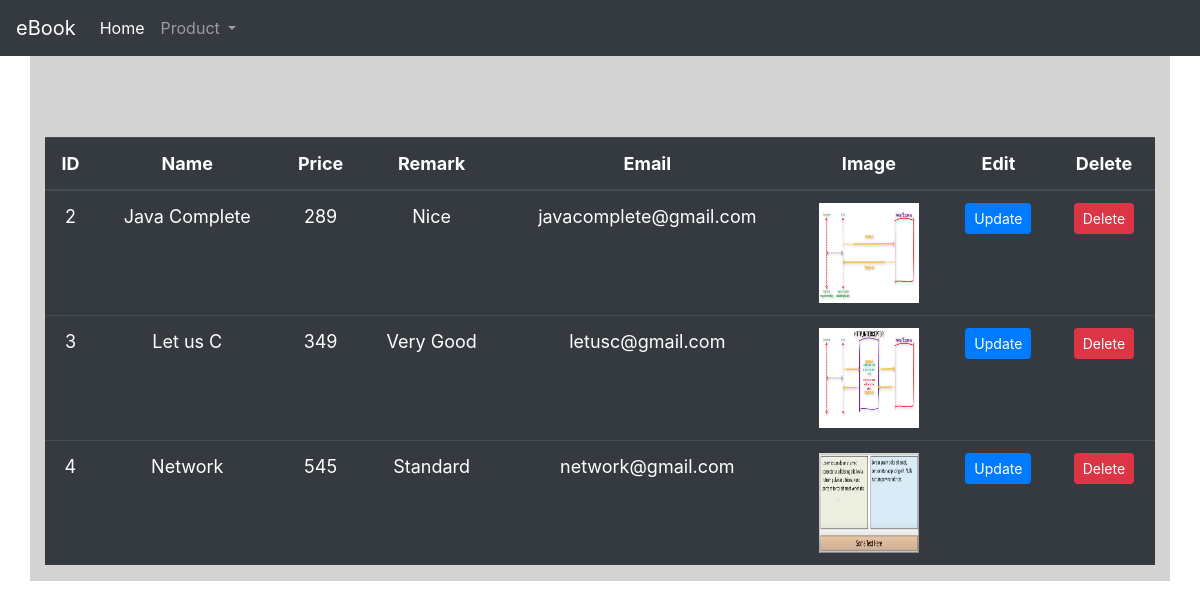
Page /product/retrieve/ on the committed database.
### app_product/models.py (models this page shows)
class Product(models.Model):
    name = models.CharField(max_length=30,verbose_name="Enter Product Name")
    price = models.IntegerField(verbose_name="Enter Price")
    remark = models.CharField(max_length=30,verbose_name="Enter Remark")
    email = models.EmailField(max_length=254,verbose_name="Enter Email")
    image = models.ImageField(upload_to='pic_upload',verbose_name="Upload Image")

### app_product/views.py (the view)
# urls.py: path('retrieve/',views.retrieve,name='retrieve'),
def retrieve(request):
    allproducts = Product.objects.all()
    return render(request,'app_product/display.html',{'allproducts':allproducts})

### app_product/templates/app_product/display.html
{% extends 'base.html' %}
{% block content%}
<br><br><br>
    <table class="table table-dark table-hover">
        <thead>
            <th>ID</th>
            <th>Name</th>
            <th>Price</th>
            <th>Remark</th>
            <th>Email</th>
            <th>Image</th>
            <th>Edit</th>
            <th>Delete</th>
        </thead>
        {% for product in allproducts %}
            <tr>
                <td>{{product.id}}</td>
                <td>{{product.name}}</td>
                <td>{{product.price}}</td>
                <td>{{product.remark}}</td>
                <td>{{product.email}}</td>
                <td><img src="{{product.image.url}}" alt="" style="width:100px; height: 100px;"></td>
                <td><a href="#" class="btn btn-primary btn-sm">Update</a></td>
                <td><a href="#" class="btn btn-danger btn-sm">Delete</a></td>
            </tr>
        {% endfor %}
    </table>
{% endblock %}

### templates/base.html (shortened to what this page needs)
{% load static %}
<!doctype html>
<html lang="en">
  <head>
    <link rel="stylesheet" href='{% static "css/style.css" %}'>
    <link rel="stylesheet" href="https://stackpath.bootstrapcdn.com/bootstrap/4.5.2/css/bootstrap.min.css">
  </head>
  <body>
      {% include 'navbar.html' %}
      <main class="container" >
        <div class="row text-center">
            <div class="col">
                {% block content%}{% endblock %}
            </div>
        </div>
    </main>
  </body>
</html>

### templates/navbar.html (shortened to what this page needs)
<nav class="navbar navbar-expand-lg navbar-dark bg-dark">
    <a class="navbar-brand" href='{% url "index" %}'>eBook</a>
    <div class="collapse navbar-collapse" id="navbarNav">
      <ul class="navbar-nav">
        <li class="nav-item active">
          <a class="nav-link" href='#'>Home</a>
        </li>
        <li class="nav-item dropdown">
          <a class="nav-link dropdown-toggle" href='#' id="navbarDropdown" role="button" data-toggle="dropdown">
            Product
          </a>
        </li>
      </ul>
    </div>
  </nav>

### static/css/style.css (style rules this page uses)
body { background-color: yellow; }
.container { background-color: lightgrey; color: brown; font-size: large; }

### rows in the picture
Product: id "2", name "Java Complete", price "289", remark "Nice", email "javacomplete@gmail.com", image (picture)
Product: id "3", name "Let us C", price "349", remark "Very Good", email "letusc@gmail.com", image (picture)
Product: id "4", name "Network", price "545", remark "Standard", email "network@gmail.com", image (picture)
